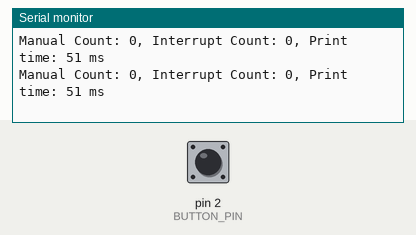
Recording of a sketch running on a simulated Arduino Uno, built with avr-gcc and run on an emulated ATmega328P. On the bench: the last lines printed to the serial monitor. The test bench sets the inputs (shaded band); at power-on: pin 2 (BUTTON_PIN) LOW.

Above: at 1.2 s.
1.3 s: pin 2 (BUTTON_PIN) pulled HIGH for 0.15 s
At 1.35 s:
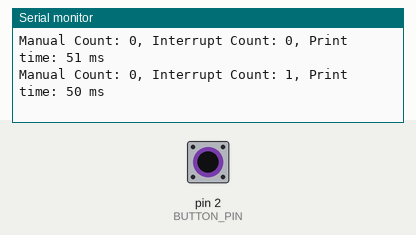
4.4 s: pin 2 (BUTTON_PIN) pulled HIGH for 1 s
At 4.49 s:
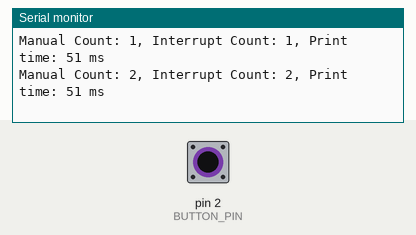
8.4 s: pin 2 (BUTTON_PIN) pulled HIGH for 0.15 s
At 8.45 s:
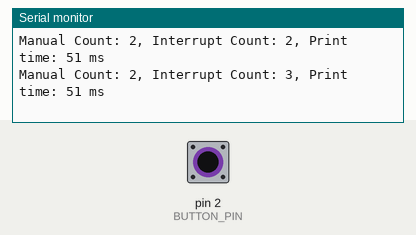
Timing chart, 0 to 11.4 s (numbered marks = the images above; inputs shaded):
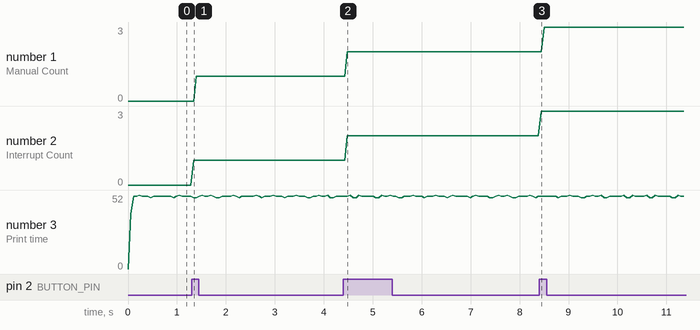

Measured:
- after the input at 1.3 s, the serial monitor: prints a new line at once (image 1)
- after the input at 4.4 s, the serial monitor: prints a new line after 0.08 s (image 2)
- after the input at 8.4 s, the serial monitor: prints a new line at once (image 3)
- plotted number 1: 0 → 1 after the input at 1.3 s, 1 → 2 after the input at 4.4 s, 2 → 3 after the input at 8.4 s
- plotted number 2: 0 → 1 after the input at 1.3 s, 1 → 2 after the input at 4.4 s, 2 → 3 after the input at 8.4 s

The sketch:

why.ino
```cpp
// Compare the number of times the message is printed with how
// many times the count increases in the serial monitor.
// Because Serial.print() is a slow function, the interrupt
// triggers multiple times during its execution,
// while the updateManualCount() function only gets to run once
// between every print.

const int BUTTON_PIN = 2;

volatile byte interruptCount = 0;
int manualCount = 0;

bool buttonWasPressed = false;

// Is called by black magic in the arduino cpu when it detects
// a rising signal (from low to high) on the BUTTON_PIN.
void onButtonPress()
{
    interruptCount++;
}

void updateManualCount()
{
    bool buttonIsPressed = digitalRead(BUTTON_PIN);
    if (buttonIsPressed && !buttonWasPressed)
    {
        manualCount++;
    }
    buttonWasPressed = buttonIsPressed;
}

void updatePrintFunction()
{
    unsigned long printTimer = millis();
    Serial.print("Manual Count: ");
    Serial.print(manualCount);
    Serial.print(", ");
    Serial.print("Interrupt Count: ");
    Serial.print(interruptCount);
    Serial.print(", ");
    Serial.print("Print time: ");
    Serial.print(millis() - printTimer);
    Serial.println(" ms");
}

void setup()
{
    Serial.begin(9600);

    pinMode(BUTTON_PIN, INPUT);

    // Register RISING signals on BUTTON_PIN to trigger a single call to the onButtonPress() function.
    attachInterrupt(digitalPinToInterrupt(BUTTON_PIN), onButtonPress, RISING);
}

void loop()
{
    updateManualCount();
    updatePrintFunction();
}
```
